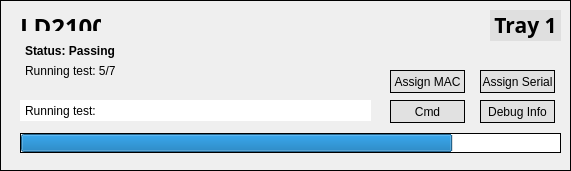
   <widget class="QFrame" name="tray1">
    <property name="geometry">
     <rect>
      <x>40</x>
      <y>80</y>
      <width>571</width>
      <height>171</height>
     </rect>
    </property>
    <property name="styleSheet">
     <string notr="true">border: 1px solid black;</string>
    </property>
    <property name="frameShape">
     <enum>QFrame::StyledPanel</enum>
    </property>
    <property name="frameShadow">
     <enum>QFrame::Raised</enum>
    </property>
    <widget class="QLabel" name="tray1_label">
     <property name="geometry">
      <rect>
       <x>490</x>
       <y>10</y>
       <width>71</width>
       <height>31</height>
      </rect>
     </property>
     <property name="font">
      <font>
       <family>Antema</family>
       <pointsize>16</pointsize>
       <weight>75</weight>
       <bold>true</bold>
      </font>
     </property>
     <property name="styleSheet">
      <string notr="true">background-color: rgba(218, 218, 218, 200);
border: none;</string>
     </property>
     <property name="text">
      <string>&lt;html&gt;&lt;head/&gt;&lt;body&gt;&lt;p align=&quot;center&quot;&gt;Tray 1&lt;/p&gt;&lt;/body&gt;&lt;/html&gt;</string>
     </property>
    </widget>
    <widget class="QProgressBar" name="tray1_progress">
     <property name="geometry">
      <rect>
       <x>20</x>
       <y>133</y>
       <width>541</width>
       <height>20</height>
      </rect>
     </property>
     <property name="value">
      <number>80</number>
     </property>
     <property name="textVisible">
      <bool>false</bool>
     </property>
     <property name="orientation">
      <enum>Qt::Horizontal</enum>
     </property>
     <property name="invertedAppearance">
      <bool>false</bool>
     </property>
    </widget>
    <widget class="QLabel" name="tray1_debug">
     <property name="geometry">
      <rect>
       <x>20</x>
       <y>100</y>
       <width>351</width>
       <height>21</height>
      </rect>
     </property>
     <property name="styleSheet">
      <string notr="true">border: none;
background: white;
padding: 0 2px;</string>
     </property>
     <property name="text">
      <string>Running test: &lt;test name&gt;</string>
     </property>
    </widget>
    <widget class="QPushButton" name="tray1_info_btn">
     <property name="geometry">
      <rect>
       <x>480</x>
       <y>100</y>
       <width>75</width>
       <height>23</height>
      </rect>
     </property>
     <property name="styleSheet">
      <string notr="true">background-color: rgb(225, 225, 225);</string>
     </property>
     <property name="text">
      <string>Debug Info</string>
     </property>
    </widget>
    <widget class="QPushButton" name="tray1_cmd_btn">
     <property name="geometry">
      <rect>
       <x>390</x>
       <y>100</y>
       <width>75</width>
       <height>23</height>
      </rect>
     </property>
     <property name="styleSheet">
      <string notr="true">background-color: rgb(225, 225, 225);</string>
     </property>
     <property name="text">
      <string>Cmd</string>
     </property>
    </widget>
    <widget class="QLabel" name="tray1_board_label">
     <property name="geometry">
      <rect>
       <x>20</x>
       <y>10</y>
       <width>81</width>
       <height>21</height>
      </rect>
     </property>
     <property name="font">
      <font>
       <family>Antema</family>
       <pointsize>18</pointsize>
       <weight>75</weight>
       <bold>true</bold>
      </font>
     </property>
     <property name="styleSheet">
      <string notr="true">border: none;</string>
     </property>
     <property name="text">
      <string>&lt;html&gt;&lt;head/&gt;&lt;body&gt;&lt;p&gt;LD2100&lt;/p&gt;&lt;/body&gt;&lt;/html&gt;</string>
     </property>
    </widget>
    <widget class="QLabel" name="tray1_test_counter">
     <property name="geometry">
      <rect>
       <x>20</x>
       <y>60</y>
       <width>251</width>
       <height>21</height>
      </rect>
     </property>
     <property name="styleSheet">
      <string notr="true">border: none;
padding: 0 2px;</string>
     </property>
     <property name="text">
      <string>Running test: 5/7</string>
     </property>
    </widget>
    <widget class="QLabel" name="tray1_status">
     <property name="geometry">
      <rect>
       <x>20</x>
       <y>40</y>
       <width>251</width>
       <height>21</height>
      </rect>
     </property>
     <property name="font">
      <font>
       <weight>75</weight>
       <bold>true</bold>
      </font>
     </property>
     <property name="styleSheet">
      <string notr="true">border: none;
padding: 0 2px;</string>
     </property>
     <property name="text">
      <string>Status: Passing</string>
     </property>
    </widget>
    <widget class="QPushButton" name="tray1_assn_mac_btn">
     <property name="geometry">
      <rect>
       <x>390</x>
       <y>70</y>
       <width>75</width>
       <height>23</height>
      </rect>
     </property>
     <property name="styleSheet">
      <string notr="true">background-color: rgb(225, 225, 225);</string>
     </property>
     <property name="text">
      <string>Assign MAC</string>
     </property>
    </widget>
    <widget class="QPushButton" name="tray1_assn_serial_btn">
     <property name="geometry">
      <rect>
       <x>480</x>
       <y>70</y>
       <width>75</width>
       <height>23</height>
      </rect>
     </property>
     <property name="styleSheet">
      <string notr="true">background-color: rgb(225, 225, 225);</string>
     </property>
     <property name="text">
      <string>Assign Serial</string>
     </property>
    </widget>
    <zorder>tray1_label</zorder>
    <zorder>tray1_progress</zorder>
    <zorder>tray1_debug</zorder>
    <zorder>tray1_board_label</zorder>
    <zorder>tray1_test_counter</zorder>
    <zorder>tray1_status</zorder>
    <zorder>tray1_assn_mac_btn</zorder>
    <zorder>tray1_assn_serial_btn</zorder>
    <zorder>tray1_cmd_btn</zorder>
    <zorder>tray1_info_btn</zorder>
   </widget>
